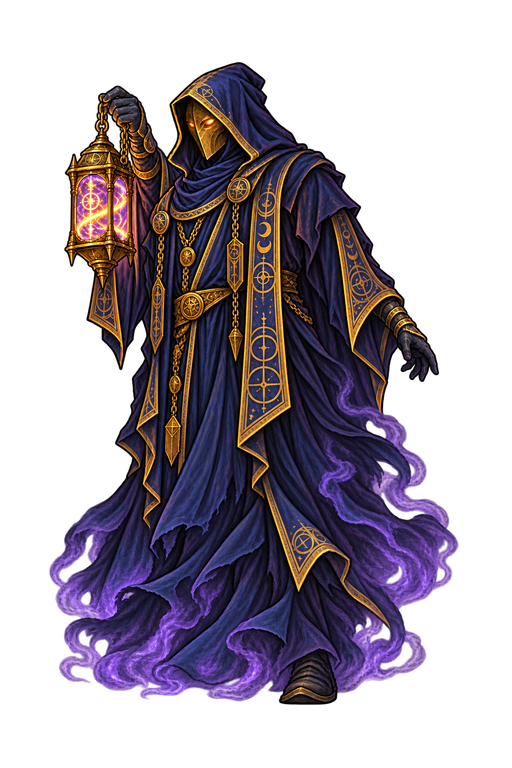
#> input picture mod/TowerMaster/art/master_figure.png, 512 x 768 px
$ python check_rig.py
#> lines starting #> are read from the running program, lines starting #| are printed output that depends on the picture
"""塔主切件动画检查工具（只需要 Pillow）。

和游戏里 MasterRig.cs 用同一套拼法、同一份关键帧（art/rig_master.json + art/rig_anims.json），
所以这里看到的预览就是游戏里的样子。用法：

    python testing/rig/check_rig.py                # 检查部件 + 生成全部预览
    python testing/rig/check_rig.py --guide        # 只画「关节和部件范围示意图」（拆图前看）

输出在 testing/rig/out/：
- guide.png          关节位置示意（拆图前照着它切）
- composite_diff.png 部件叠回去和原图的差异（越黑越好；亮的地方是补画区或拼错了）
- pivots.png         每个部件的转轴十字（检查转轴是不是在肩膀/脖子/握点上）
- anim_*.gif         待机和三个动作的预览（深色底）
- holes_*.png        每个动作摆到最大幅度时，用品红底画一遍：露出品红 = 有缝/有洞，要补画

拼法（和游戏一致）：
1. 每张部件图都是整张 512×768，部件在原来的位置（只抠图，不挪、不裁）。叠在一起 = 原图。
2. 每个部件一个关节，放在它的转轴坐标；部件图在关节里往回挪 -转轴，所以静止时正好落回原位。
3. 子部件关节的位置 = 自己的转轴 − 父部件的转轴；父部件转动时子部件跟着走。
4. 关节变换 = 平移(位置 + 动作位移) · 旋转(角度，正数顺时针) · 缩放。
"""
import json, math, os, sys
from PIL import Image, ImageDraw, ImageChops

ROOT = os.path.dirname(os.path.dirname(os.path.dirname(os.path.abspath(__file__))))
ART = os.path.join(ROOT, "mod", "TowerMaster", "art")
OUT = os.path.join(os.path.dirname(os.path.abspath(__file__)), "out")
for i, a in enumerate(sys.argv):  # --art 目录 / --out 目录（试拆的部件放别处时用）
    if a == "--art" and i + 1 < len(sys.argv): ART = sys.argv[i + 1]
    if a == "--out" and i + 1 < len(sys.argv): OUT = sys.argv[i + 1]

# 拆图前的建议转轴（原图 512×768 坐标，Claude 按网格量的；拆完按实际微调后写进 rig_master.json）
GUIDE = {
    "smoke":       ((260, 640), None,          "烟：袍子下摆外飘的紫烟"),
    "body":        ((300, 690), None,          "身体：两脚之间"),
    "arm_free":    ((318, 158), "body",        "空手：右边肩膀（袖子根部）"),
    "head":        ((212, 165), "body",        "头：兜帽下的脖子"),
    "arm_lantern": ((165, 165), "body",        "提灯手臂：左边肩膀"),
    "lantern":     ((106, 110), "arm_lantern", "灯笼：手套握链子的地方"),
}


def mat(a=1, b=0, c=0, d=0, e=1, f=0):
    return [[a, b, c], [d, e, f], [0, 0, 1]]


def mul(m, n):
    return [[sum(m[i][k] * n[k][j] for k in range(3)) for j in range(3)] for i in range(3)]


def T(x, y): return mat(1, 0, x, 0, 1, y)
def S(s): return mat(s, 0, 0, 0, s, 0)


def R(deg):
    r = math.radians(deg)
    return mat(math.cos(r), -math.sin(r), 0, math.sin(r), math.cos(r), 0)  # y 朝下时正角 = 顺时针，和 Godot 一样


# [5 lines left out: function inv, not called in this run]


def load():
    rig = json.load(open(os.path.join(ART, "rig_master.json"), encoding="utf-8"))
    anims_path = os.path.join(ART, "rig_anims.json")
    if not os.path.exists(anims_path): anims_path = os.path.join(ROOT, "mod", "TowerMaster", "art", "rig_anims.json")
    anims = json.load(open(anims_path, encoding="utf-8"))
    parts = sorted(rig["parts"], key=lambda p: p["z"])
    images = {p["name"]: Image.open(os.path.join(ART, p["file"])).convert("RGBA") for p in parts}
    return rig, anims, parts, images


# [99 lines left out: functions check_parts, sample, idle_of, pose, render, gif and 1 more, not called in this run]


def guide():
    src = Image.open(os.path.join(ROOT, "mod", "TowerMaster", "art", "master_figure.png")).convert("RGBA")
#> src is the input picture: PIL image 512x768 RGBA; mean R, G, B, A 32, 23.3, 34.5, 114.3
    bg = Image.new("RGBA", src.size, (30, 33, 44, 255)); bg.alpha_composite(src)
#> after `bg = Image.new('RGBA', src.size, (30, 33, 44, 255))`:
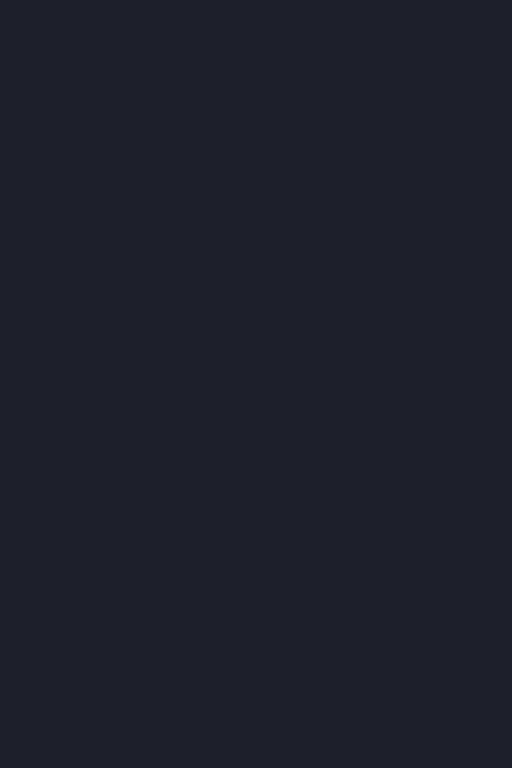
#> bg: PIL image 512x768 RGBA; mean R, G, B, A 30, 33, 44, 255
#> after `bg.alpha_composite(src)`:
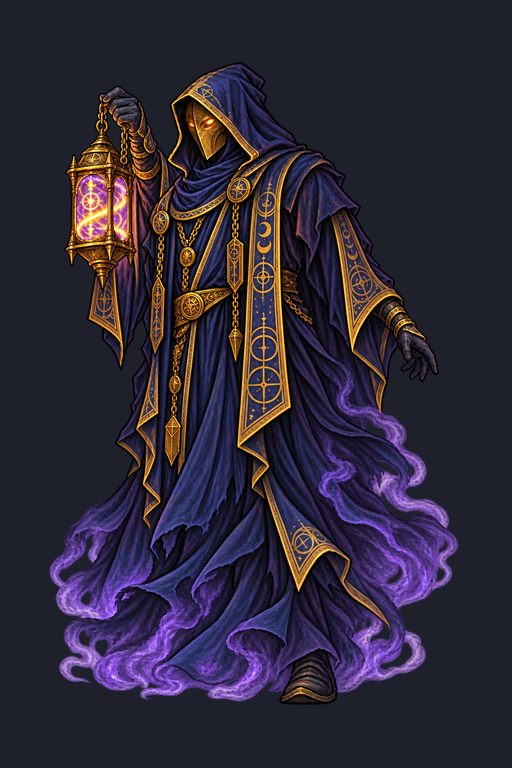
#> bg: PIL image 512x768 RGBA; mean R, G, B, A 47, 40.6, 56.4, 255
    big = bg.resize((src.width * 2, src.height * 2), Image.LANCZOS)
    d = ImageDraw.Draw(big)
    colors = {"smoke": (180, 120, 255), "body": (255, 255, 255), "arm_free": (80, 220, 255), "head": (255, 220, 80),
              "arm_lantern": (120, 255, 120), "lantern": (255, 120, 120)}
    for name, ((x, y), parent, text) in GUIDE.items():
        c = colors[name] + (255,)
        X, Y = x * 2, y * 2
        d.ellipse([X - 10, Y - 10, X + 10, Y + 10], outline=c, width=3)
        d.line([X - 18, Y, X + 18, Y], fill=c, width=2); d.line([X, Y - 18, X, Y + 18], fill=c, width=2)
        d.text((X + 14, Y - 26), f"{name} ({x},{y})", fill=c)
        if parent:
            px, py = GUIDE[parent][0]
            d.line([X, Y, px * 2, py * 2], fill=c[:3] + (120,), width=1)
    big.save(os.path.join(OUT, "guide.png"))
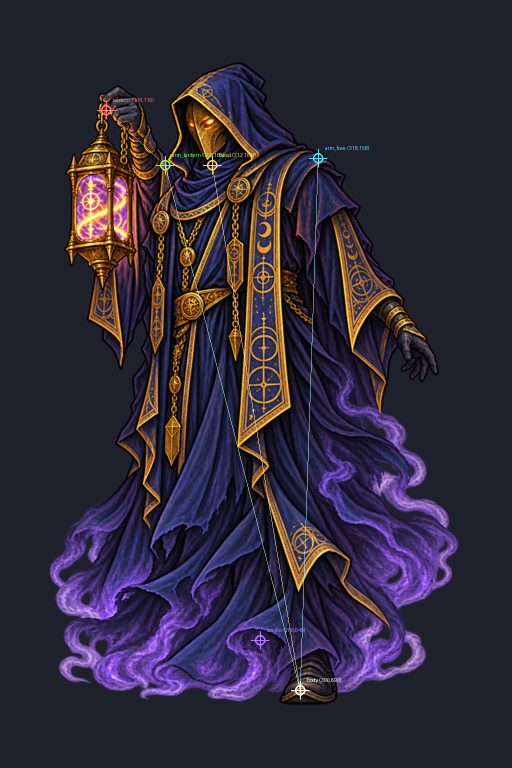
#> saved as guide.png: PIL image 1024x1536 RGBA (shown at 1/2 size); mean R, G, B, A 47.5, 41.3, 56.8, 254.7; transparent parts drawn white
    print("已生成 guide.png（转轴位置；连线 = 挂在哪个父部件上）")


def main():
    os.makedirs(OUT, exist_ok=True)
    if "--guide" in sys.argv:
        guide(); return
    guide()
    rig, anims, parts, images = load()
    if not check_parts(rig, parts, images):
        print("先修好部件再看预览"); return
    # 静止叠回去和原图比
    rest = render(rig, parts, images, {}, bg=(0, 0, 0, 0), scale=1.0)
    orig = Image.open(os.path.join(ROOT, "mod", "TowerMaster", "art", "master_figure.png")).convert("RGBA")
    diff = ImageChops.difference(rest, orig).convert("L")
    diff.point(lambda v: min(255, v * 4)).save(os.path.join(OUT, "composite_diff.png"))
    mask = orig.split()[3].point(lambda a: 255 if a > 128 else 0)
    hist = diff.histogram(mask)
    total = sum(hist) or 1
    bad = sum(hist[25:]) / total
    print(f"{'✓' if bad < 0.03 else '✗'} 叠回去和原图：{bad:.1%} 的人物像素差得明显（< 3% 才算对齐；亮的地方看 composite_diff.png）")
    piv = render(rig, parts, images, {}, scale=1.0)
    d = ImageDraw.Draw(piv)
    for p in parts:
        x, y = p["pivot"]
        d.line([x - 12, y, x + 12, y], fill=(255, 60, 60, 255), width=2); d.line([x, y - 12, x, y + 12], fill=(255, 60, 60, 255), width=2)
        d.text((x + 8, y - 16), p["name"], fill=(255, 220, 80, 255))
    piv.save(os.path.join(OUT, "pivots.png"))
    for anim in ["idle"] + [a for a in anims["actions"] if not a.startswith("_")]:
        gif(rig, anims, parts, images, anim, os.path.join(OUT, f"anim_{anim}.gif"))
        print(f"已生成 anim_{anim}.gif")
        if anim != "idle":
            holes(rig, anims, parts, images, anim, os.path.join(OUT, f"holes_{anim}.png"))


if __name__ == "__main__":
#> (the run stopped early here; a loop or call above may not have finished)
